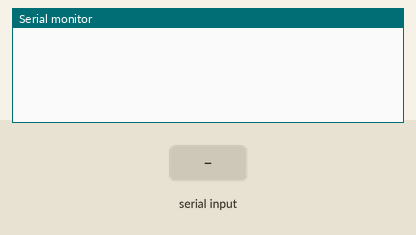
Recording of a sketch running on a simulated Arduino Leonardo, built with avr-gcc and run on an emulated ATmega32U4. Shown: the last lines printed to the serial monitor. The test bench sets the inputs (shaded band). The modem accepts every AT command (registered, SIM ready, sends succeed) and sends nothing else.

Above: at 2.2 s.
2.3 s: "~\n" received over Serial
At 4.5 s:
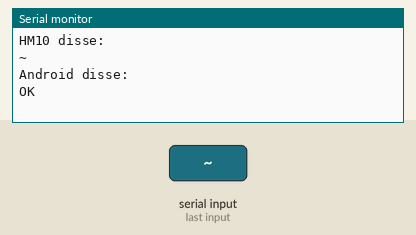
4.8 s: "1\n" received over Serial
At 6.6 s:
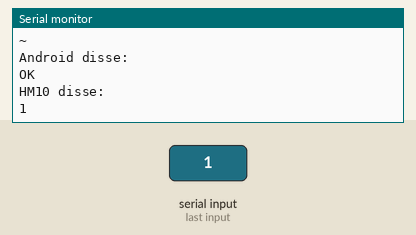
7.3 s: "1\n" received over the second serial link
At 8.4 s:
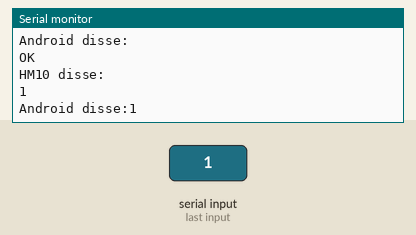
8.8 s: "0\n" received over the second serial link
At 9.5 s:
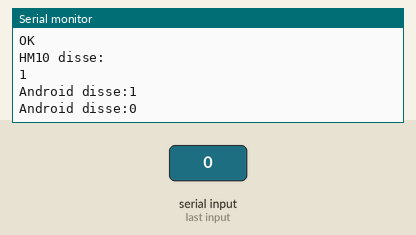

The sketch:

arduino_hm_10.ino
```cpp
#include <SoftwareSerial.h>
SoftwareSerial mySerial(2, 3); // RX, TX

void setup() {
//  // put your setup code here, to run once:
  Serial.begin(9600);
  mySerial.begin(9600);
//
//
  while (!Serial) {
    ; // wait for serial port to connect. Needed for Leonardo only
  }


//
//  mySerial.print("AT");
//  waitForResponse();
//
//    mySerial.print("AT+UUID?");
//  waitForResponse();
//
//    mySerial.print("AT+CHAR?");
//  waitForResponse();
//
//      mySerial.print("AT+CHAR?");
//  waitForResponse();
//

//   Serial.println("AT+RENEW");
 mySerial.print("AT+RENEW");
  waitForResponse();


//  Serial.println("AT+UUID?");
//  mySerial.print("AT+UUID?");
//  waitForResponse();
//
//  Serial.println("AT+PASS1234");
//  mySerial.print("AT+PASS1234");
//  waitForResponse();
//
//  Serial.println("AT+NAMEHM-10");
//  mySerial.print("AT+NAMEHM-10");
//  waitForResponse();

}
String msg, msgReceived;
char c;
void loop() {
  // put your main code here, to run repeatedly:


  char c;
  if (Serial.available()) {

    msg = Serial.readString();
    mySerial.print(msg);

    Serial.print("\nHM10 disse:\n");
    Serial.println(msg);
  }

 while (mySerial.available()) {
    delay(10);                                        //small delay to allow input buffer to fill

    c = mySerial.read();                              //gets one byte from serial buffer
    if (c == '~') {
      break;
    }                                                 //breaks out of capture loop to print readstring
    msgReceived += c;
  }                                                   //makes the string readString

  if (msgReceived.length() >0) {
    Serial.print("\nAndroid disse:" + msgReceived);   //prints string to serial port out
    msgReceived="";                                   //clears variable for new input
  }
}

void waitForResponse() {
  delay(1000);
  while (mySerial.available()) {
    Serial.write(mySerial.read());
  }
  Serial.write("\n");
}
```

Measured:
- after the input at 2.3 s, the serial monitor: prints a new line after 1.0 s (image 1)
- after the input at 4.8 s, the serial monitor: prints a new line after 1.0 s (image 2)
- after the input at 7.3 s, the serial monitor: prints a new line at once (image 3)
- after the input at 8.8 s, the serial monitor: prints a new line at once (image 4)
